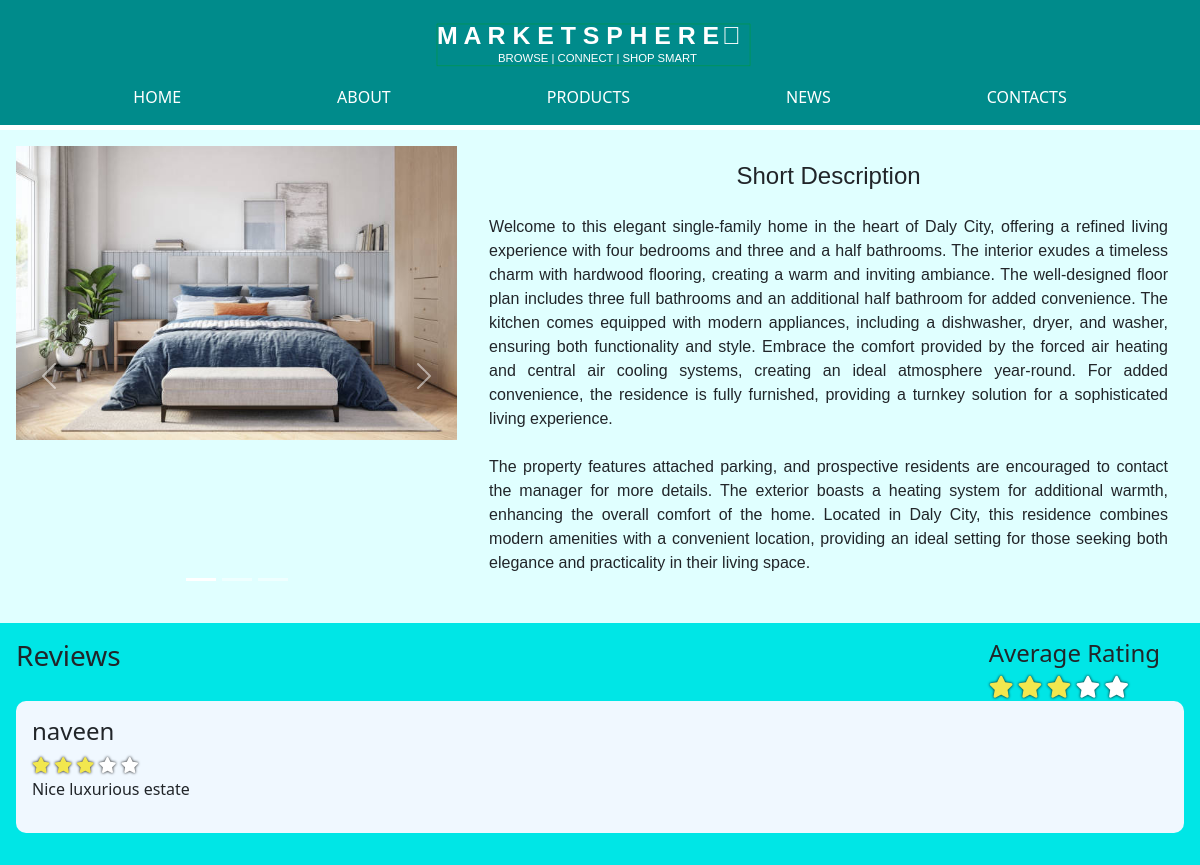
Page /includes/A_Stylish.php on the committed database.
### tables this page shows
CREATE TABLE `Products` (
  `productId` int(11) NOT NULL,
  `productName` varchar(45) NOT NULL,
  `productCompany` varchar(45) NOT NULL,
  `productImgUrl` varchar(45) NOT NULL,
  `productPrice` decimal(7,2) NOT NULL,
  `productShortDesc` varchar(255) NOT NULL,
  `productHits` int(11) NOT NULL,
  `productRating` int(11) NOT NULL,
  `productRatingCount` int(11) NOT NULL,
  `productAvgRating` varchar(45) NOT NULL,
  `productReviewCount` int(11) NOT NULL
);

CREATE TABLE `Ratings` (
  `idRatings` int(11) NOT NULL,
  `userName` varchar(45) NOT NULL,
  `productID` int(11) NOT NULL,
  `companyName` varchar(45) NOT NULL,
  `rating` int(11) NOT NULL,
  `review` varchar(255) NOT NULL
);

### includes/A_Stylish.php (the view, shortened to what this page needs)
<?php session_start();  include_once 'dbconnect.php';?>
<?php
    $result = $conn->query("SELECT * FROM Products where productId = 23");
    $prod = $result -> fetch_assoc();
    $hits = $prod["productHits"] + 1;
    $conn->query("UPDATE Products SET productHits = ".$hits." WHERE productId = 23");
?>
<!DOCTYPE html>
<html lang="en">
<head>
    <?php include 'head.php' ?>
</head>
<body class="australiaPage">
    <?php $page='LuxuryHouse'; include 'navbar.php' ?>
    <div class="topContainer">
        <div id="myCarousel" class="carousel slide" data-bs-ride="carousel">
            <div class="carousel-indicators">
            <button type="button" data-bs-target="#myCarousel" data-bs-slide-to="0" class="active"></button>
            <button type="button" data-bs-target="#myCarousel" data-bs-slide-to="1"></button>
            <button type="button" data-bs-target="#myCarousel" data-bs-slide-to="2"></button>
            </div>
            <div class="carousel-inner">
            <div class="carousel-item active">
                <img src="../img/3.1.jpg" alt="Adhesive Tape1" class="d-block" style="width:100%">
            </div>
            </div>
            <button class="carousel-control-prev" type="button" data-bs-target="#myCarousel" data-bs-slide="prev">
            <span class="carousel-control-prev-icon"></span>
            </button>
            <button class="carousel-control-next" type="button" data-bs-target="#myCarousel" data-bs-slide="next">
            <span class="carousel-control-next-icon"></span>
            </button>
        </div>
        <div class="longDescContainer">
            <h4 class="Desctext">Short Description</h4>
            <p class="longDesc">
           Welcome to this elegant single-family home in the heart of Daly City, offering a refined living experience with four bedrooms and three and a half bathrooms. The interior exudes a timeless charm with hardwood flooring, creating a warm and inviting ambiance. The well-designed floor plan includes three full bathrooms and an additional half bathroom for added convenience. The kitchen comes equipped with modern appliances, including a dishwasher, dryer, and washer, ensuring both functionality and style. Embrace the comfort provided by the forced air heating and central air cooling systems, creating an ideal atmosphere year-round. For added convenience, the residence is fully furnished, providing a turnkey solution for a sophisticated living experience.
            <br>
            <br>
           The property features attached parking, and prospective residents are encouraged to contact the manager for more details. The exterior boasts a heating system for additional warmth, enhancing the overall comfort of the home. Located in Daly City, this residence combines modern amenities with a convenient location, providing an ideal setting for those seeking both elegance and practicality in their living space.
            </p>
        </div>
    </div>
    <div class="bottomContainer">
        <div class="containerHeader">
            <h3 class="reviewsText">Reviews</h4>
            <?php
                $sql = "SELECT * FROM Products WHERE productID = 23";
                $result = mysqli_query($conn, $sql);
                $rows = mysqli_num_rows($result);
                if($rows > 0)
                {
                    while($row = $result->fetch_assoc())
                    {
                        echo "<div class='reviewContainer'>\n";
                            echo"<h4 style='margin-right:1em'>Average Rating</h4>";
                            for($i = 1; $i<=5; $i++)
                            {
                                $roundedRating = ceil($row["productAvgRating"]);
                                echo "<i class='fa fa-star ";
                                if($i <= $roundedRating)
                                {
                                    echo "checked";
                                }
                                else
                                {
                                    echo "unchecked";
                                }
                                echo"'></i>\n";
                            }
                    echo "</div>\n";
                    }
                }
            ?>
        </div>
        <?php
            $sql = "SELECT * FROM Ratings WHERE productID = 23";
            $result = mysqli_query($conn, $sql);
            $rows = mysqli_num_rows($result);
            if($rows > 0)
            {
                while($row = $result->fetch_assoc())
                {
                    echo "<div class='topReviewContainer'>\n";
                        echo "<div class='ratingContainer'>\n";
                            echo "<h4 class='currentUser'>".$row['userName']."</h4>";
                            for($i=1; $i<=5; $i++)
                            {
                                echo "<i class='fa fa-star ";
                                if($i <= $row['rating'])
                                {
                                    echo "checked";
                                }
                                else
                                {
                                    echo "unchecked";
                                }
                                echo"'></i>\n";
                            }
                        echo "</div>\n";
                        echo "<div class='reviewContainer'>\n";
                            echo "<p class='reviewText'>".$row['review']."</p>";
                        echo "</div>\n";
                    echo "</div>\n";
                }
            }
        ?>
    </div>
</body>

### css/main.css (style rules this page uses)
body, .aboutPage, .contactsPage, .productsPage, .newsPage, .securePage, .trackPage { -webkit-background-size: cover; -moz-background-size: cover; -o-background-size: cover; background-size: cover; padding-top: 130px; }
.topContainer { background: lightcyan; padding: 1em; display: flex; }
.topContainer .longDescContainer { padding: 1em; text-align: justify; padding-left: 2em; width: 70%; }
.topContainer .longDescContainer .Desctext { text-align: center; margin-bottom: 1em; }
.topContainer .longDescContainer .Desctext, .topContainer .longDescContainer .longDesc { font-family: 'Noto Sans SC', sans-serif; }
.ratingContainer .checked, .reviewContainer .checked { color: #f2e74e; text-shadow: 0 0 3px #000; }
.ratingContainer .unchecked, .reviewContainer .unchecked { color: #fff; text-shadow: 0 0 3px #000; }
.topContainer #myCarousel { width: 500px; }
.bottomContainer { padding: 1em; background: #00e6e6; }
.topReviewContainer { padding: 1em; background: aliceblue; border-radius: 10px; margin-bottom: 1em }
.containerHeader { display: flex; justify-content: space-between; }
.reviewContainer { align-items: center; }
.reviewContainer .checked, .reviewContainer .unchecked { font-size: 22px; }

### rows in the picture
products: productAvgRating "3" (drawn)
ratings: userName "naveen", rating 3 (drawn), review "Nice luxurious estate"
